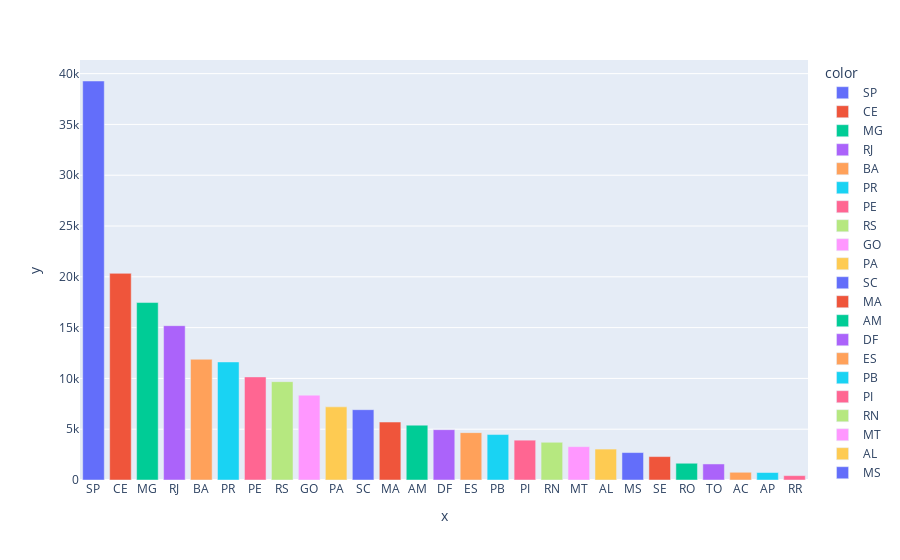

Notebook cell for this chart:
### Code cell
fig = px.bar(df_train, x=df_train['SG_UF_ESC'].value_counts().index, y=df_train['SG_UF_ESC'].value_counts(), color= df_train['SG_UF_ESC'].value_counts().index)
fig.show()

### Figure 1 — Plotly figure (JSON) as saved in the notebook; plotly's stock layout.template omitted (floating-point values rounded to 4 significant figures)
{"data": [{"alignmentgroup": "True", "hovertemplate": "color=SP<br>x=%{x}<br>y=%{y}<extra></extra>", "legendgroup": "SP", "marker": {"color": "#636efa", "pattern": {"shape": ""}}, "name": "SP", "offsetgroup": "SP", "orientation": "v", "showlegend": true, "textposition": "auto", "type": "bar", "x": ["SP"], "xaxis": "x", "y": [39275], "yaxis": "y"}, {"alignmentgroup": "True", "hovertemplate": "color=CE<br>x=%{x}<br>y=%{y}<extra></extra>", "legendgroup": "CE", "marker": {"color": "#EF553B", "pattern": {"shape": ""}}, "name": "CE", "offsetgroup": "CE", "orientation": "v", "showlegend": true, "textposition": "auto", "type": "bar", "x": ["CE"], "xaxis": "x", "y": [20340], "yaxis": "y"}, {"alignmentgroup": "True", "hovertemplate": "color=MG<br>x=%{x}<br>y=%{y}<extra></extra>", "legendgroup": "MG", "marker": {"color": "#00cc96", "pattern": {"shape": ""}}, "name": "MG", "offsetgroup": "MG", "orientation": "v", "showlegend": true, "textposition": "auto", "type": "bar", "x": ["MG"], "xaxis": "x", "y": [17468], "yaxis": "y"}, {"alignmentgroup": "True", "hovertemplate": "color=RJ<br>x=%{x}<br>y=%{y}<extra></extra>", "legendgroup": "RJ", "marker": {"color": "#ab63fa", "pattern": {"shape": ""}}, "name": "RJ", "offsetgroup": "RJ", "orientation": "v", "showlegend": true, "textposition": "auto", "type": "bar", "x": ["RJ"], "xaxis": "x", "y": [15192], "yaxis": "y"}, {"alignmentgroup": "True", "hovertemplate": "color=BA<br>x=%{x}<br>y=%{y}<extra></extra>", "legendgroup": "BA", "marker": {"color": "#FFA15A", "pattern": {"shape": ""}}, "name": "BA", "offsetgroup": "BA", "orientation": "v", "showlegend": true, "textposition": "auto", "type": "bar", "x": ["BA"], "xaxis": "x", "y": [11885], "yaxis": "y"}, {"alignmentgroup": "True", "hovertemplate": "color=PR<br>x=%{x}<br>y=%{y}<extra></extra>", "legendgroup": "PR", "marker": {"color": "#19d3f3", "pattern": {"shape": ""}}, "name": "PR", "offsetgroup": "PR", "orientation": "v", "showlegend": true, "textposition": "auto", "type": "bar", "x": ["PR"], "xaxis": "x", "y": [11621], "yaxis": "y"}, {"alignmentgroup": "True", "hovertemplate": "color=PE<br>x=%{x}<br>y=%{y}<extra></extra>", "legendgroup": "PE", "marker": {"color": "#FF6692", "pattern": {"shape": ""}}, "name": "PE", "offsetgroup": "PE", "orientation": "v", "showlegend": true, "textposition": "auto", "type": "bar", "x": ["PE"], "xaxis": "x", "y": [10149], "yaxis": "y"}, {"alignmentgroup": "True", "hovertemplate": "color=RS<br>x=%{x}<br>y=%{y}<extra></extra>", "legendgroup": "RS", "marker": {"color": "#B6E880", "pattern": {"shape": ""}}, "name": "RS", "offsetgroup": "RS", "orientation": "v", "showlegend": true, "textposition": "auto", "type": "bar", "x": ["RS"], "xaxis": "x", "y": [9680], "yaxis": "y"}, {"alignmentgroup": "True", "hovertemplate": "color=GO<br>x=%{x}<br>y=%{y}<extra></extra>", "legendgroup": "GO", "marker": {"color": "#FF97FF", "pattern": {"shape": ""}}, "name": "GO", "offsetgroup": "GO", "orientation": "v", "showlegend": true, "textposition": "auto", "type": "bar", "x": ["GO"], "xaxis": "x", "y": [8351], "yaxis": "y"}, {"alignmentgroup": "True", "hovertemplate": "color=PA<br>x=%{x}<br>y=%{y}<extra></extra>", "legendgroup": "PA", "marker": {"color": "#FECB52", "pattern": {"shape": ""}}, "name": "PA", "offsetgroup": "PA", "orientation": "v", "showlegend": true, "textposition": "auto", "type": "bar", "x": ["PA"], "xaxis": "x", "y": [7198], "yaxis": "y"}, {"alignmentgroup": "True", "hovertemplate": "color=SC<br>x=%{x}<br>y=%{y}<extra></extra>", "legendgroup": "SC", "marker": {"color": "#636efa", "pattern": {"shape": ""}}, "name": "SC", "offsetgroup": "SC", "orientation": "v", "showlegend": true, "textposition": "auto", "type": "bar", "x": ["SC"], "xaxis": "x", "y": [6922], "yaxis": "y"}, {"alignmentgroup": "True", "hovertemplate": "color=MA<br>x=%{x}<br>y=%{y}<extra></extra>", "legendgroup": "MA", "marker": {"color": "#EF553B", "pattern": {"shape": ""}}, "name": "MA", "offsetgroup": "MA", "orientation": "v", "showlegend": true, "textposition": "auto", "type": "bar", "x": ["MA"], "xaxis": "x", "y": [5703], "yaxis": "y"}, {"alignmentgroup": "True", "hovertemplate": "color=AM<br>x=%{x}<br>y=%{y}<extra></extra>", "legendgroup": "AM", "marker": {"color": "#00cc96", "pattern": {"shape": ""}}, "name": "AM", "offsetgroup": "AM", "orientation": "v", "showlegend": true, "textposition": "auto", "type": "bar", "x": ["AM"], "xaxis": "x", "y": [5398], "yaxis": "y"}, {"alignmentgroup": "True", "hovertemplate": "color=DF<br>x=%{x}<br>y=%{y}<extra></extra>", "legendgroup": "DF", "marker": {"color": "#ab63fa", "pattern": {"shape": ""}}, "name": "DF", "offsetgroup": "DF", "orientation": "v", "showlegend": true, "textposition": "auto", "type": "bar", "x": ["DF"], "xaxis": "x", "y": [4954], "yaxis": "y"}, {"alignmentgroup": "True", "hovertemplate": "color=ES<br>x=%{x}<br>y=%{y}<extra></extra>", "legendgroup": "ES", "marker": {"color": "#FFA15A", "pattern": {"shape": ""}}, "name": "ES", "offsetgroup": "ES", "orientation": "v", "showlegend": true, "textposition": "auto", "type": "bar", "x": ["ES"], "xaxis": "x", "y": [4662], "yaxis": "y"}, {"alignmentgroup": "True", "hovertemplate": "color=PB<br>x=%{x}<br>y=%{y}<extra></extra>", "legendgroup": "PB", "marker": {"color": "#19d3f3", "pattern": {"shape": ""}}, "name": "PB", "offsetgroup": "PB", "orientation": "v", "showlegend": true, "textposition": "auto", "type": "bar", "x": ["PB"], "xaxis": "x", "y": [4473], "yaxis": "y"}, {"alignmentgroup": "True", "hovertemplate": "color=PI<br>x=%{x}<br>y=%{y}<extra></extra>", "legendgroup": "PI", "marker": {"color": "#FF6692", "pattern": {"shape": ""}}, "name": "PI", "offsetgroup": "PI", "orientation": "v", "showlegend": true, "textposition": "auto", "type": "bar", "x": ["PI"], "xaxis": "x", "y": [3921], "yaxis": "y"}, {"alignmentgroup": "True", "hovertemplate": "color=RN<br>x=%{x}<br>y=%{y}<extra></extra>", "legendgroup": "RN", "marker": {"color": "#B6E880", "pattern": {"shape": ""}}, "name": "RN", "offsetgroup": "RN", "orientation": "v", "showlegend": true, "textposition": "auto", "type": "bar", "x": ["RN"], "xaxis": "x", "y": [3714], "yaxis": "y"}, {"alignmentgroup": "True", "hovertemplate": "color=MT<br>x=%{x}<br>y=%{y}<extra></extra>", "legendgroup": "MT", "marker": {"color": "#FF97FF", "pattern": {"shape": ""}}, "name": "MT", "offsetgroup": "MT", "orientation": "v", "showlegend": true, "textposition": "auto", "type": "bar", "x": ["MT"], "xaxis": "x", "y": [3282], "yaxis": "y"}, {"alignmentgroup": "True", "hovertemplate": "color=AL<br>x=%{x}<br>y=%{y}<extra></extra>", "legendgroup": "AL", "marker": {"color": "#FECB52", "pattern": {"shape": ""}}, "name": "AL", "offsetgroup": "AL", "orientation": "v", "showlegend": true, "textposition": "auto", "type": "bar", "x": ["AL"], "xaxis": "x", "y": [3045], "yaxis": "y"}, {"alignmentgroup": "True", "hovertemplate": "color=MS<br>x=%{x}<br>y=%{y}<extra></extra>", "legendgroup": "MS", "marker": {"color": "#636efa", "pattern": {"shape": ""}}, "name": "MS", "offsetgroup": "MS", "orientation": "v", "showlegend": true, "textposition": "auto", "type": "bar", "x": ["MS"], "xaxis": "x", "y": [2700], "yaxis": "y"}, {"alignmentgroup": "True", "hovertemplate": "color=SE<br>x=%{x}<br>y=%{y}<extra></extra>", "legendgroup": "SE", "marker": {"color": "#EF553B", "pattern": {"shape": ""}}, "name": "SE", "offsetgroup": "SE", "orientation": "v", "showlegend": true, "textposition": "auto", "type": "bar", "x": ["SE"], "xaxis": "x", "y": [2305], "yaxis": "y"}, {"alignmentgroup": "True", "hovertemplate": "color=RO<br>x=%{x}<br>y=%{y}<extra></extra>", "legendgroup": "RO", "marker": {"color": "#00cc96", "pattern": {"shape": ""}}, "name": "RO", "offsetgroup": "RO", "orientation": "v", "showlegend": true, "textposition": "auto", "type": "bar", "x": ["RO"], "xaxis": "x", "y": [1649], "yaxis": "y"}, {"alignmentgroup": "True", "hovertemplate": "color=TO<br>x=%{x}<br>y=%{y}<extra></extra>", "legendgroup": "TO", "marker": {"color": "#ab63fa", "pattern": {"shape": ""}}, "name": "TO", "offsetgroup": "TO", "orientation": "v", "showlegend": true, "textposition": "auto", "type": "bar", "x": ["TO"], "xaxis": "x", "y": [1579], "yaxis": "y"}, {"alignmentgroup": "True", "hovertemplate": "color=AC<br>x=%{x}<br>y=%{y}<extra></extra>", "legendgroup": "AC", "marker": {"color": "#FFA15A", "pattern": {"shape": ""}}, "name": "AC", "offsetgroup": "AC", "orientation": "v", "showlegend": true, "textposition": "auto", "type": "bar", "x": ["AC"], "xaxis": "x", "y": [760], "yaxis": "y"}, {"alignmentgroup": "True", "hovertemplate": "color=AP<br>x=%{x}<br>y=%{y}<extra></extra>", "legendgroup": "AP", "marker": {"color": "#19d3f3", "pattern": {"shape": ""}}, "name": "AP", "offsetgroup": "AP", "orientation": "v", "showlegend": true, "textposition": "auto", "type": "bar", "x": ["AP"], "xaxis": "x", "y": [736], "yaxis": "y"}, {"alignmentgroup": "True", "hovertemplate": "color=RR<br>x=%{x}<br>y=%{y}<extra></extra>", "legendgroup": "RR", "marker": {"color": "#FF6692", "pattern": {"shape": ""}}, "name": "RR", "offsetgroup": "RR", "orientation": "v", "showlegend": true, "textposition": "auto", "type": "bar", "x": ["RR"], "xaxis": "x", "y": [429], "yaxis": "y"}], "layout": {"barmode": "relative", "legend": {"title": {"text": "color"}, "tracegroupgap": 0}, "margin": {"t": 60}, "xaxis": {"anchor": "y", "domain": [0, 1], "title": {"text": "x"}}, "yaxis": {"anchor": "x", "domain": [0, 1], "title": {"text": "y"}}}}
